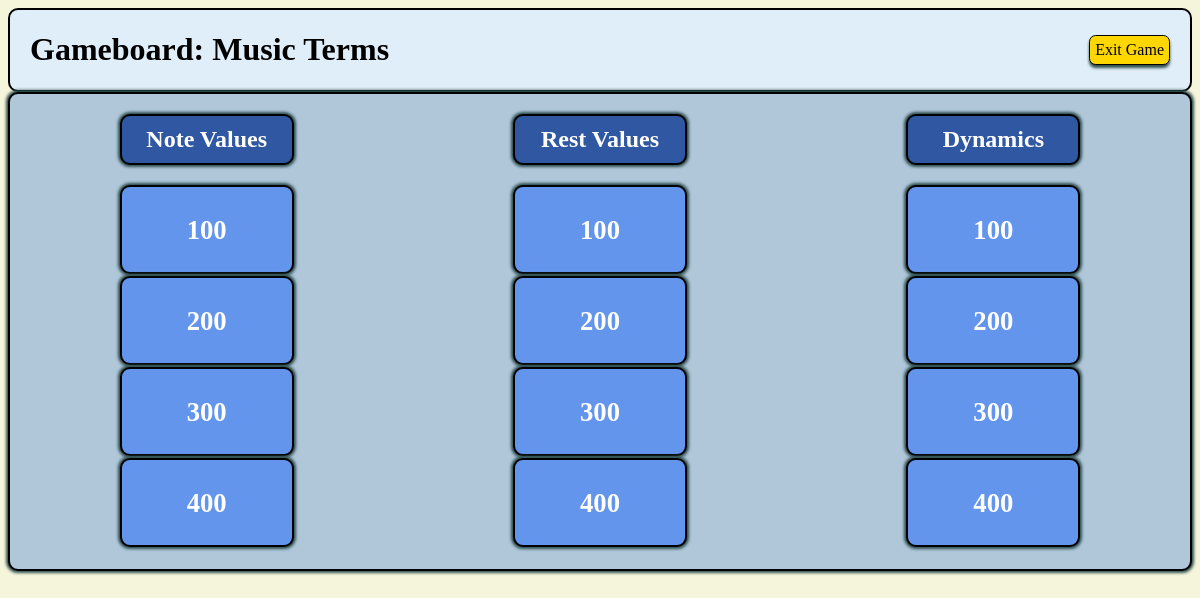
/games/play/3, run on the app's committed database.
### gameboard_app/models.py (models this page shows, shortened)
class Game(models.Model):
    title = models.CharField(max_length=255)
    created_at = models.DateTimeField(auto_now_add=True)
    updated_at = models.DateTimeField(auto_now=True)
    @classmethod
    def get_by_id(cls, id):
        return cls.objects.get(id=id)

class Category(models.Model):
    name = models.CharField(max_length=255)
    game_assigned = models.ForeignKey(Game, related_name="categories_avail", on_delete = models.CASCADE)
    created_at = models.DateTimeField(auto_now_add=True)
    updated_at = models.DateTimeField(auto_now=True)

class Question(models.Model):
    question = models.TextField()
    answer = models.CharField(max_length=255)
    points = models.IntegerField(default=100)
    category_assigned = models.ForeignKey(Category, related_name="question_list", on_delete = models.CASCADE)
    created_at = models.DateTimeField(auto_now_add=True)
    updated_at = models.DateTimeField(auto_now=True)

### gameboard_app/views.py (the view)
# urls.py: path('play/<int:game_id>', views.play_gameboard, name='play'),
def play_gameboard(request, game_id):
    game = Game.get_by_id(id=game_id)
    context = {
        'game': game,
        'categories': game.categories_avail.all()
    }
    return render(request, 'gameboard.html', context)

### gameboard_app/templates/gameboard.html (shortened to what this page needs)
<!DOCTYPE html>
<html lang="en">
<head>
    {% load static %}
    <link rel="stylesheet" href="{% static 'css/style.css' %}">
</head>
<body>
    <div class="game_wrapper">
        <div class="nav_bar">
            <h1>Gameboard: {{ game.title }}</h1>
            <a class="back" href="{% url 'main_select' %}">Exit Game</a>
        </div>
        <div class="play_box">
            {% for category in categories %}
                <div class="cat_box">
                    <h2 class="cat_title">{{ category.name }}</h2>
                    {% for question in category.question_list.all %}
                        <div class="ques_box">
                            <h3><a class="q_link" href="{% url 'show_ques' question.id %}">{{ question.points }}</a></h3>
                        </div>
                    {% endfor %}
                </div>
            {% endfor %}
        </div>
    </div>
</body>
</html>

### gameboard_app/static/css/style.css (style rules this page uses)
body { background-color:beige; }
.game_wrapper { width: auto; }
.nav_bar { display: flex; justify-content: space-between; align-items: center; padding: 0px 20px; border: 2px solid black; border-radius: 10px; background-color:rgb(224, 238, 249) }
.back, .delete, .q_edit, .q_delete, .play, .add { text-decoration: none; border: 1px solid black; border-radius: 5pt; box-shadow: 0px 3px 3px darkslategray; background-color: gold; color: black; padding: 5px; cursor: pointer; }
.play_box { display: flex; justify-content: space-around; border: 2px solid black; background-color: rgb(176, 199, 218); border-radius: 10px; box-shadow: 0px 0px 3px 2px darkslategray; }
.cat_box { padding: 0px 20px 20px; }
.cat_title, .ques_box { border: solid 2px black; padding: 10px; text-align: center; width: 150px; border-radius: 10px; background-color:rgb(48, 87, 161); color: white; box-shadow: 0px 0px 3px 2px darkslategray; }
.ques_box { height: 65px; margin: auto; margin-bottom: 2px; background-color: cornflowerblue; }
.q_link { text-decoration: none; color: white; font-size: 20pt; }

### data on the page
Game: title "Music Terms"
Category: name "Note Values"
Question: points "100"
Question: points "200"
Question: points "300"
Question: points "400"
Category: name "Rest Values"
Question: points "100"
Question: points "200"
Question: points "300"
Question: points "400"
Category: name "Dynamics"
Question: points "100"
Question: points "200"
Question: points "300"
Question: points "400"
